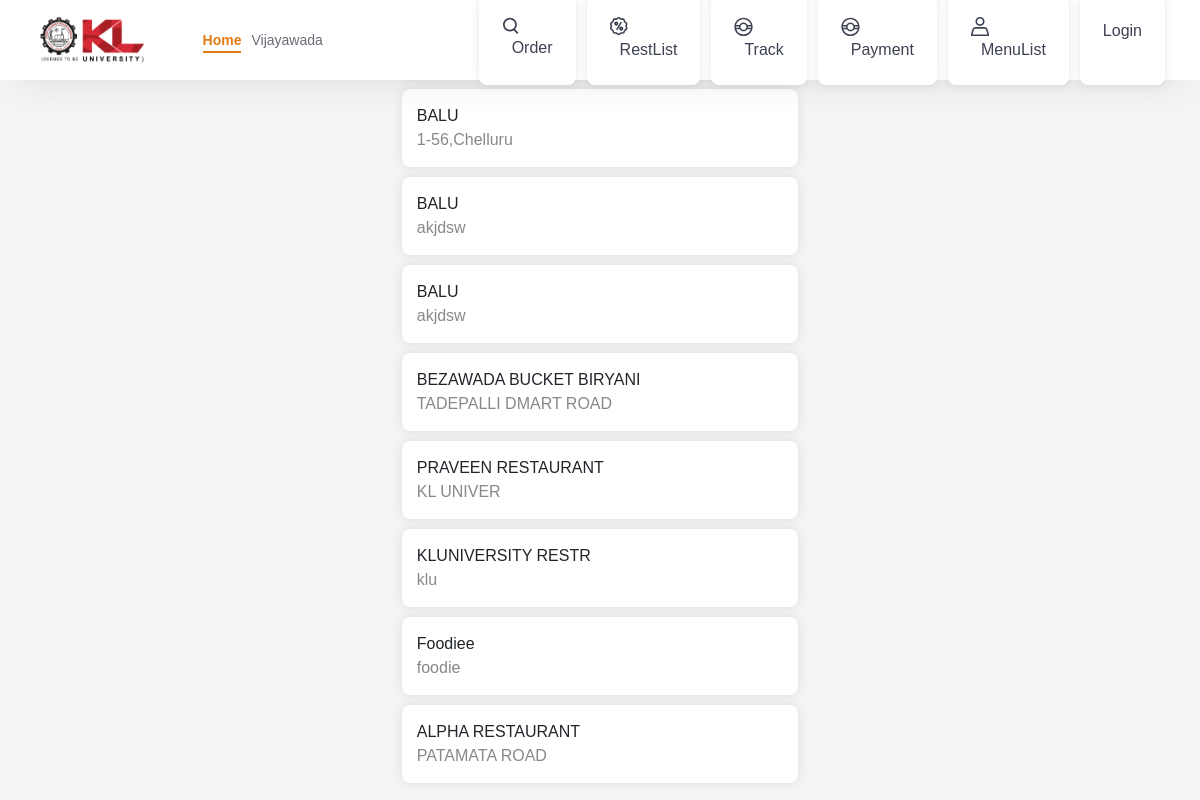
The app's page /Customer/restaurants/ with its own data.
### Project/models.py (models this page shows, shortened)
class Restaurant(models.Model):
    name = models.CharField(max_length=100)
    address = models.TextField()
    phone_number = models.CharField(max_length=15)

### Customer/views.py (the view)
# urls.py: path('restaurants/', views.restaurant_list, name='restaurant_list'),  # Ensure this line is present
def restaurant_list(request):
    restaurants = Restaurant.objects.all()
    return render(request, 'Customer/restaurant_list.html', {'restaurants': restaurants})

### templates/Customer/restaurant_list.html (shortened to what this page needs)
{% extends 'Navbar/customernavbar.html' %}
    {% block body %}
</head>
<body>
    <ul>
        {% for restaurant in restaurants %}
            <li>
                <span>{{ restaurant.name }}</span>
                <span class="address">{{ restaurant.address }}</span>
            </li>
        {% endfor %}
    </ul>
    {% endblock %}

### templates/Navbar/customernavbar.html (shortened to what this page needs)
{% load static %}
<html lang="en">
<head>
  <link rel="stylesheet" href="https://maxcdn.bootstrapcdn.com/bootstrap/4.3.1/css/bootstrap.min.css">
    <link rel="stylesheet" href="{% static 'css/navstyle.css' %}">
    <link rel="stylesheet" href="{% static 'css/style.css' %}">
</head>
  <body>
<nav class="navbar navbar-dark  navbar-expand-sm dashboard_navbar">
    <div class="container">
      <a class="navbar-brand" href="{% url 'Customer:CustomerHomePage' %}">
          <img src="{% static 'images/Food (2).png' %}" alt="My Image" height="49" width="34">
      </a>
      <div class="eat_currentAddress_head">
          <span>Home</span>
          <span>
          Vijayawada
          </span>
      </div>
      <div class="navbar-collapse" id="navbar-list-2">
        <ul class="navbar-nav navMenu">
          <li class="nav-item">
            <a class="nav-link" href="{% url 'Customer:add_order' %}">
              <span>Order</span>
            </a>
          </li>
          <li class="nav-item li_ShowMobile">
            <a class="nav-link" href="{% url 'Restaurant:restaurant_list' %}">
              <span>RestList</span>
            </a>
          </li>
          <li class="nav-item">
            <a class="nav-link" href="{% url 'Customer:TrackOrder' %}">
              <span>Track</span>
            </a>
          </li>
                      <li class="nav-item">
            <a class="nav-link" href="{% url 'payment' %}">
              <span>Payment</span>
            </a>
          </li>
          <li class="nav-item">
             <a class="nav-link" href="{% url 'Restaurant:menu_item_list' %}">
              <span>MenuList</span>
            </a>
          </li>
            {% if user.is_authenticated %}
  <li class="nav-item">
    <span class="nav-link" style=" font-weight: lighter;color: black;">Welcome,{{ user.username }}</span>
  </li>
          <li class="nav-item">
            <a class="nav-link" href="{% url 'logout' %}">
              <span class="cart_count">
                <svg class="cat_svg" viewBox="-1 0 37 32" height="20" width="20" fill="#686b78">
                  <path d="M4.438 0l-2.598 5.11-1.84 26.124h34.909l-1.906-26.124-2.597-5.11z"></path>
                </svg>
                <span class="cart_count_value">0</span>
              </span>
              <span>Logout</span>
            </a>
          </li>
                        {% else %}
                <li class="nav-item">
    <a class="nav-link" href="{% url 'login' %}">Login</a>
  {% endif %}
        </ul>
      </div>
    </div>
</nav>
    {% block body %}
  {% endblock %}
  </body>
</html>

### static/css/navstyle.css (style rules this page uses)
.container { max-width: 1230px !important; }
.dashboard_navbar { box-shadow: 0 15px 40px -20px rgba(40, 44, 63, .15); position: fixed; top: 0; left: 0; right: 0; height: 80px; background: #fff; z-index: 1000; will-change: transform; transform: translateZ(0); transition: transform 0.3s ease; contain: size layout style; padding: 0 20px; }
.dashboard_navbar .navbar-brand img { width: 7rem; }
.dashboard_navbar .eat_currentAddress_head { display: flex; max-width: 260px; align-items: center; }
.dashboard_navbar .eat_currentAddress_head span:nth-child(1) { color: #e57a10; font-weight: 600; position: relative; font-size: 14px; }
.dashboard_navbar .eat_currentAddress_head span:nth-child(1):before { content: ''; position: absolute; border-bottom: 2px solid #e57a10; bottom: -2px; width: 100%; }
.dashboard_navbar .eat_currentAddress_head span:nth-child(2) { white-space: nowrap; overflow: hidden; text-overflow: ellipsis; color: #686b78; font-size: 14px; margin-left: 10px; }
.dashboard_navbar .navbar-collapse { justify-content: flex-end; }
.dashboard_navbar .navbar-collapse .navMenu li { margin-right: 40px; }
@media (min-width: 1024px) and (max-width: 1200px) { .dashboard_navbar .navbar-collapse .navMenu li { margin-right: 11px; } }
.dashboard_navbar .navbar-collapse .navMenu li:last-child { margin-right: 0; }
.dashboard_navbar .navbar-collapse .navMenu li a { color: #3d4152; font-size: 16px; font-weight: 500; position: relative; }
.dashboard_navbar .navbar-collapse .navMenu li a svg { position: relative; top: -2px; fill: #3d4152; stroke-width: 0; }
.dashboard_navbar .navbar-collapse .navMenu li a span { padding-left: 10px; }

### static/css/style.css (style rules this page uses)
* { margin: 0; padding: 0; font-family: 'Mulish', sans-serif; }
.navbar { box-shadow: 0 15px 40px -20px rgb(40 44 63 / 15%); position: fixed; top: 0; left: 0; right: 0; height: 80px; background: #fff; z-index: 1000; padding: 0 20px; }
.nav-item a span { padding-left: 11px; }

### templates/Customer/restaurant_list.html (style rules this page uses)
body { font-family: Arial, sans-serif; background-color: #f4f4f4; margin: 0; padding: 0; display: flex; justify-content: center; align-items: center; height: 100vh; }
ul { list-style-type: none; padding: 0; }
li { background: #fff; margin: 10px 0; padding: 15px; border-radius: 8px; box-shadow: 0 0 10px rgba(0, 0, 0, 0.1); }
li span { display: block; }
li span.address { color: #888; }

### records on screen
Restaurant: name "BALU", address "1-56,Chelluru"
Restaurant: name "BALU", address "akjdsw"
Restaurant: name "BALU", address "akjdsw"
Restaurant: name "BEZAWADA BUCKET BIRYANI", address "TADEPALLI DMART ROAD"
Restaurant: name "PRAVEEN RESTAURANT", address "KL UNIVER"
Restaurant: name "KLUNIVERSITY RESTR", address "klu"
Restaurant: name "Foodiee", address "foodie"
Restaurant: name "ALPHA RESTAURANT", address "PATAMATA ROAD"
